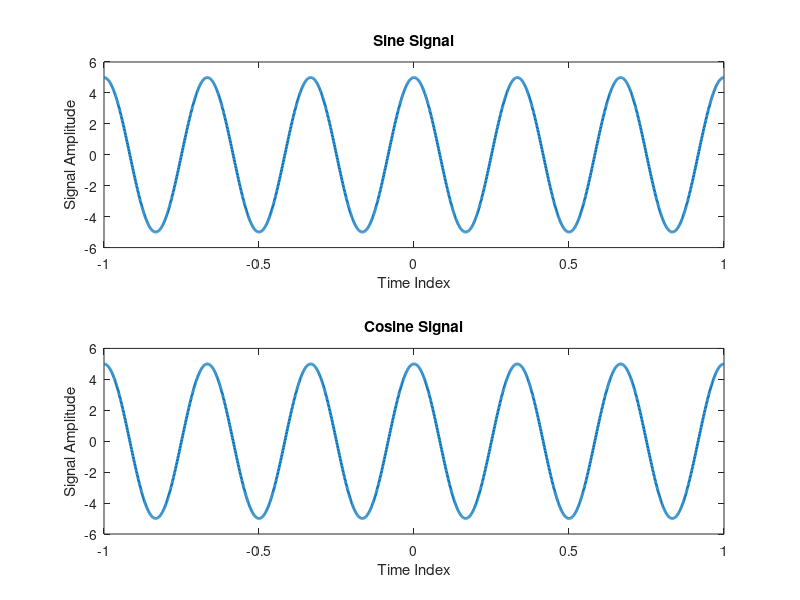

MATLAB code to generate this figure:
clear all
t=-1:1/1000:1;
A=5;
phase=pi/2;
f=3;
x1=A * sin(2*pi*f*t + phase);

subplot(2,1,1);
plot(t,x1, 'linewidth', 2);
title('Sine Signal');
xlabel('Time Index');
ylabel('Signal Amplitude');


phase=0;
x2=A * cos(2*pi*f*t + phase);
subplot(2,1,2);
plot(t,x2, 'linewidth', 2);
title('Cosine Signal');
xlabel('Time Index');
ylabel('Signal Amplitude');